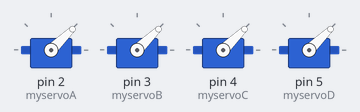
Recording of a sketch running on a simulated Arduino Uno, built with avr-gcc and run on an emulated ATmega328P. Parts: 4 × servo.

Above: at 0.05 s.
At 3.0 s:
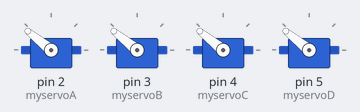
Timing chart, 0 to 6.9 s (numbered marks = the images above):
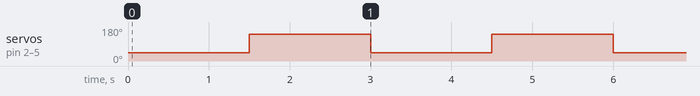

Measured:
- by itself, servo on pin 2 (myservoA), servo on pin 3 (myservoB), servo on pin 4 (myservoC), servo on pin 5 (myservoD): alternates 141° for 1.5 s and 44° for 1.5 s

The sketch:

ServoMove.ino
```cpp
#include <Servo.h>

Servo myservoA,myservoB,myservoC,myservoD;      // create servo object to control a servo

void setup()
{
  myservoA.attach(2);  // attaches the servo  to the servo object useing pin 3
  myservoB.attach(3);  // attaches the servo  to the servo object useing pin 3
  myservoC.attach(4);  // attaches the servo  to the servo object useing pin 3
  myservoD.attach(5);  // attaches the servo  to the servo object useing pin 3
}

void loop()
{
  myservoA.writeMicroseconds(1000);      // sets the servo position full speed backward
  myservoB.writeMicroseconds(1000);      // sets the servo position full speed backward
  myservoC.writeMicroseconds(1000);      // sets the servo position full speed backward
  myservoD.writeMicroseconds(1000);      // sets the servo position full speed backward
  delay(1500);                           // waits for the servo to get there
  myservoA.writeMicroseconds(2000);      // sets the servo position full speed forward
  myservoB.writeMicroseconds(2000);      // sets the servo position full speed forward
  myservoC.writeMicroseconds(2000);      // sets the servo position full speed forward
  myservoD.writeMicroseconds(2000);      // sets the servo position full speed forward
  delay(1500);                           // waits for the servo to get there
}
```
